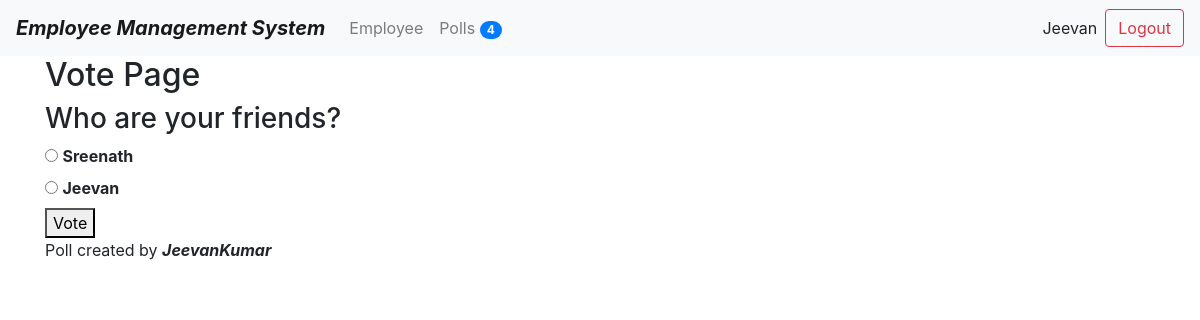
/polls/5/ (signed in), run on the app's committed database.
### poll/models.py (models this page shows, shortened)
class Question(models.Model):
	title=models.TextField(null=True,blank=True)
	status=models.CharField(default='inactive',max_length=10)
	created_by=models.ForeignKey(User,null=True,blank=True,on_delete=models.CASCADE)
	start_date=models.DateTimeField(null=True,blank=True)
	end_date=models.DateTimeField(null=True,blank=True)
	created_at=models.DateTimeField(auto_now_add=True)
	modifid_at=models.DateTimeField(auto_now=True)
	@property
	def choices(self):
		return self.choice_set.all()

class Choice(models.Model):
	question=models.ForeignKey(Question,on_delete=models.CASCADE)
	text=models.TextField(null=True,blank=True)
	created_at=models.DateTimeField(auto_now_add=True)
	modifid_at=models.DateTimeField(auto_now=True)

### poll/views.py (the view, shortened to what this page needs)
# urls.py: path('polls/',include('poll.urls')),
@login_required(login_url='/login/')
def poll(request,id=None):
	if request.method == 'GET':
		context={}
		try:
			questions=Question.objects.get(id=id)
		except:
			raise Http404
		context['questions']=questions
		return render(request,'polls/poll.html',context)

### poll/context_processors.py (called while the page is built)
def polls_count(request):
	count=Question.objects.count()
	return {"polls_count":count}

### ems/templates/polls/poll.html
{% extends 'base.html' %}
{% block content%}
	<h2>Vote Page</h2>
	<h3>{{questions.title}}</h3>
	<form method="POST" action="{% url 'single_poll' questions.id %}">{% csrf_token %}
		{% for choice in questions.choices %}
			<input type="radio" name="answer" value="{{choice.id}}">
			<label><b>{{choice.text}}</b></label>
			<br/>
		{% empty %}
			<p>There is no Choices available</p>
		{% endfor %}
		<button type="submit" value="Vote">Vote</button>
	</form>
	<p>Poll created by  <b><em>{{questions.created_by}}</em></b></p>
{% endblock %}

### ems/templates/header.html (shortened to what this page needs)
<div class="navbar navbar-expand-lg navbar-light bg-light">
    <span class="navbar-brand mb-0 h1"><b><em>Employee Management System</em></b></span>
    <div class="collapse navbar-collapse" id="navbarNav">
        <ul class="navbar-nav">
            <li class="nav-item">
                <a class="nav-link" href="{% url 'employee_list' %}">
                    Employee
                </a>
            </li>
            <li class="nav-item">
                <a class="nav-link" href="{% url 'polls_list' %}">
                    Polls
                    <span class="badge badge-primary badge-pill ">{{polls_count}}</span>
                </a>
            </li>
        </ul>
    </div>
    <form class="form-inline my-2 my-lg-0" method="POST" action="{% url 'user_logout' %}"> {% csrf_token %}
        <span class="mr-sm-2">{{request.user.first_name}}</span>
        <input type="submit" class="btn btn-outline-danger my-2 my-sm-0" value="Logout" >
    </form>
</div>

### data on the page
Question: title "Who are your friends?", created_by "JeevanKumar"
Choice: text "Sreenath"
Choice: text "Jeevan"

### other printed values
{{ polls_count }} "4"
{{ request.user.first_name }} "Jeevan"
